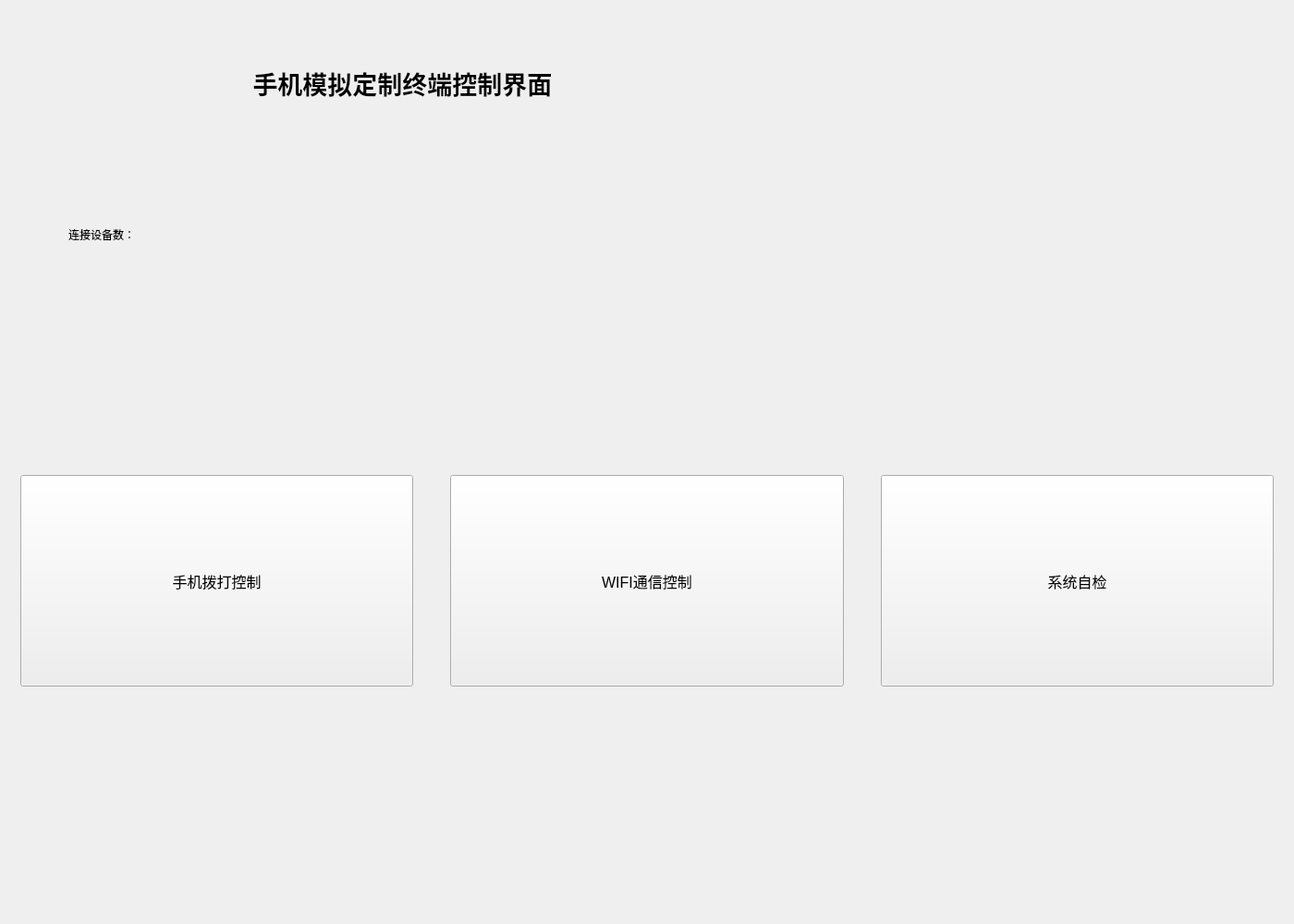
<?xml version="1.0" encoding="UTF-8"?>
<ui version="4.0">
 <class>TotalMenu</class>
 <widget class="QWidget" name="TotalMenu">
  <property name="geometry">
   <rect>
    <x>0</x>
    <y>0</y>
    <width>1400</width>
    <height>1000</height>
   </rect>
  </property>
  <property name="sizePolicy">
   <sizepolicy hsizetype="Preferred" vsizetype="Preferred">
    <horstretch>0</horstretch>
    <verstretch>0</verstretch>
   </sizepolicy>
  </property>
  <property name="windowTitle">
   <string>控制中心</string>
  </property>
  <layout class="QVBoxLayout" name="verticalLayout_2">
   <item>
    <layout class="QVBoxLayout" name="verticalLayout">
     <item>
      <widget class="QLabel" name="labelTitle">
       <property name="font">
        <font>
         <family>Arial</family>
         <pointsize>20</pointsize>
         <weight>75</weight>
         <bold>true</bold>
        </font>
       </property>
       <property name="text">
        <string>                                   手机模拟定制终端控制界面</string>
       </property>
      </widget>
     </item>
     <item>
      <layout class="QHBoxLayout" name="horizontalLayout_2">
       <item>
        <widget class="QLabel" name="label">
         <property name="text">
          <string>                   连接设备数：</string>
         </property>
        </widget>
       </item>
       <item>
        <widget class="QLabel" name="EquipMentLabel">
         <property name="text">
          <string/>
         </property>
        </widget>
       </item>
      </layout>
     </item>
     <item>
      <widget class="QLabel" name="Statuslabel">
       <property name="text">
        <string/>
       </property>
      </widget>
     </item>
    </layout>
   </item>
   <item>
    <widget class="QWidget" name="widget" native="true">
     <layout class="QVBoxLayout" name="verticalLayout_3">
      <item>
       <layout class="QHBoxLayout" name="horizontalLayout">
        <property name="spacing">
         <number>40</number>
        </property>
        <item>
         <widget class="QPushButton" name="ButtonPhone">
          <property name="sizePolicy">
           <sizepolicy hsizetype="Preferred" vsizetype="Preferred">
            <horstretch>0</horstretch>
            <verstretch>0</verstretch>
           </sizepolicy>
          </property>
          <property name="font">
           <font>
            <family>Arial</family>
            <pointsize>12</pointsize>
           </font>
          </property>
          <property name="text">
           <string>手机拨打控制</string>
          </property>
          <property name="iconSize">
           <size>
            <width>32</width>
            <height>32</height>
           </size>
          </property>
         </widget>
        </item>
        <item>
         <widget class="QPushButton" name="ButtonWifi">
          <property name="sizePolicy">
           <sizepolicy hsizetype="Preferred" vsizetype="Preferred">
            <horstretch>0</horstretch>
            <verstretch>0</verstretch>
           </sizepolicy>
          </property>
          <property name="font">
           <font>
            <family>Arial</family>
            <pointsize>12</pointsize>
           </font>
          </property>
          <property name="text">
           <string>WIFI通信控制</string>
          </property>
         </widget>
        </item>
        <item>
         <widget class="QPushButton" name="ButtonSelfCheck">
          <property name="sizePolicy">
           <sizepolicy hsizetype="Preferred" vsizetype="Preferred">
            <horstretch>0</horstretch>
            <verstretch>50</verstretch>
           </sizepolicy>
          </property>
          <property name="font">
           <font>
            <family>Arial</family>
            <pointsize>12</pointsize>
           </font>
          </property>
          <property name="text">
           <string>系统自检</string>
          </property>
         </widget>
        </item>
       </layout>
      </item>
      <item>
       <widget class="QLabel" name="Statuslabel_2">
        <property name="text">
         <string/>
        </property>
       </widget>
      </item>
     </layout>
    </widget>
   </item>
  </layout>
 </widget>
 <layoutdefault spacing="6" margin="11"/>
 <resources/>
 <connections/>
</ui>
